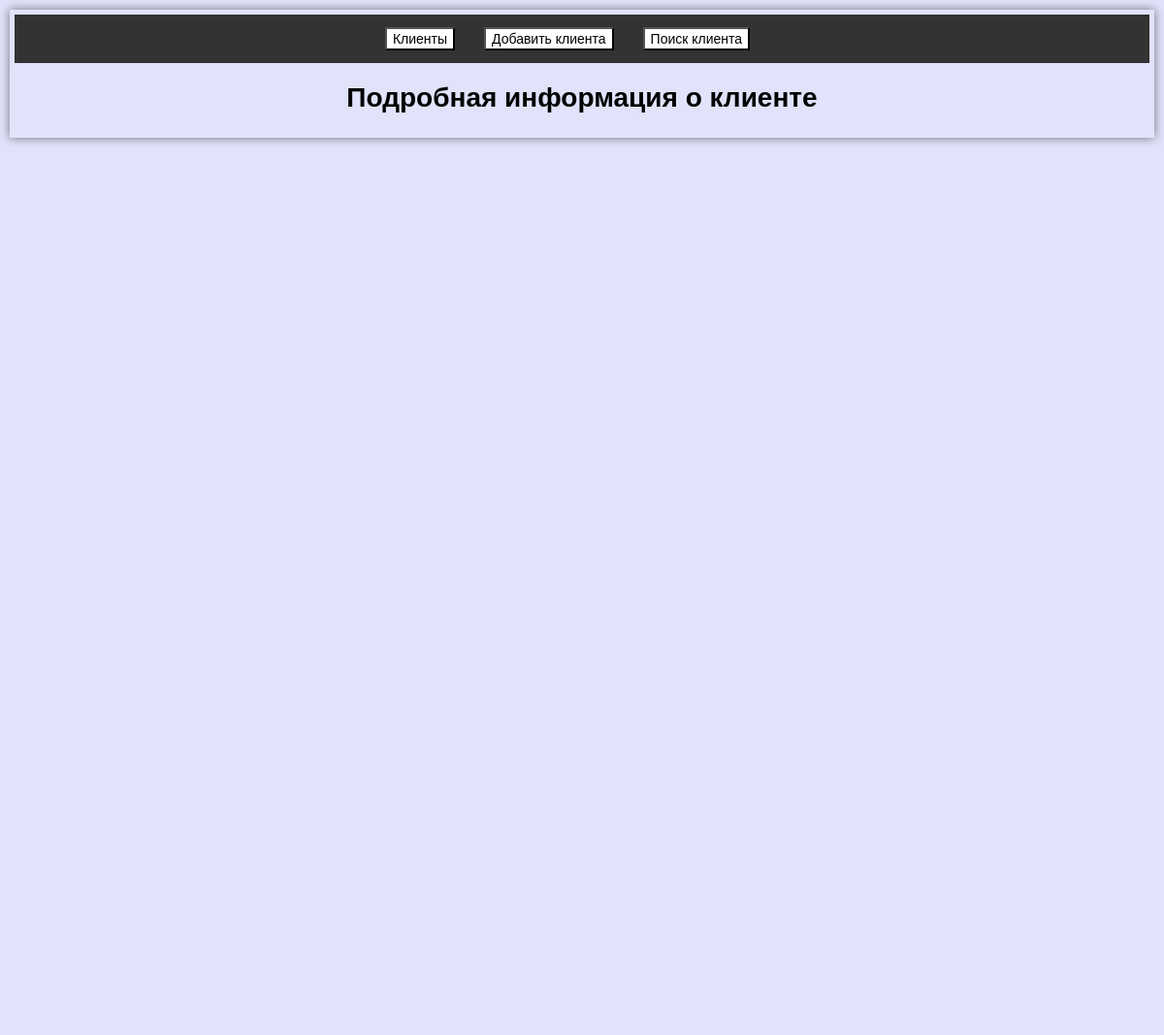
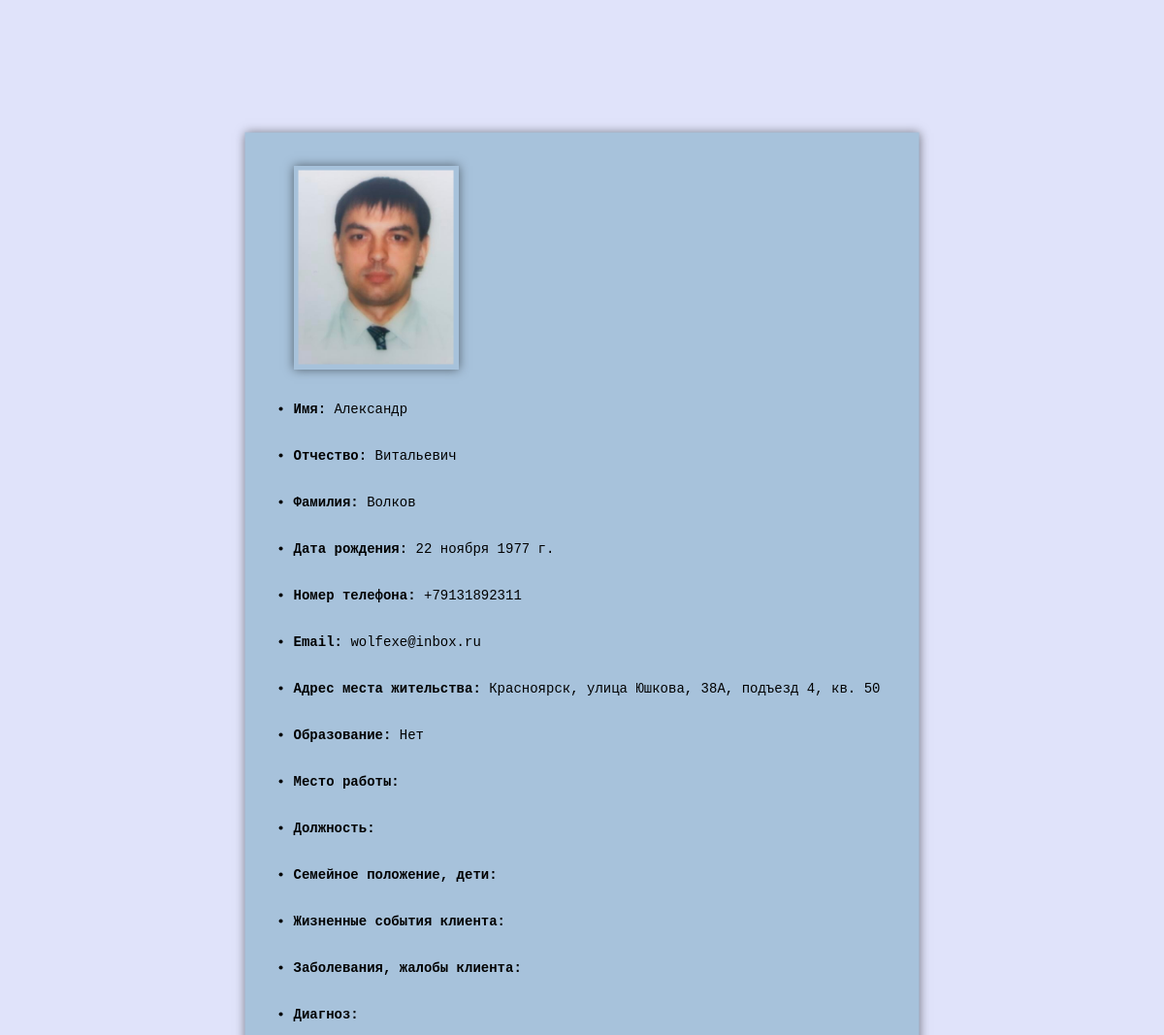
The app's page /5/ with its own data (2 pictures, top to bottom).
### clients/models.py (models this page shows, shortened)
class Client(models.Model):
    first_name = models.CharField(max_length=20, verbose_name='Имя')
    last_name = models.CharField(max_length=20, verbose_name='Фамилия')
    middle_name = models.CharField(max_length=20, verbose_name='Отчество')
    date_of_birth = models.DateField(verbose_name='Дата рождения')
    phone_number = models.CharField(max_length=20, verbose_name='Номер телефона')
    email = models.EmailField()
    address = models.TextField(max_length=100, verbose_name='Адрес места жительства')
    education = models.TextField(max_length=100, verbose_name='Образование',blank=True, null=True)
    workplace = models.TextField(blank=True, null=True, max_length=100, verbose_name='Место работы')
    position = models.TextField(blank=True, null=True, max_length=100, verbose_name='Должность')
    children = models.TextField(blank=True, null=True, max_length=100, verbose_name='Семейное положение, дети')
    life_events = models.TextField(blank=True, null=True,max_length=100, verbose_name='Жизненные события клиента')
    illnesses = models.TextField(blank=True, null=True, verbose_name='Заболевания, жалобы клиента')
    diagnosis = models.TextField(blank=True, null=True, max_length=100, verbose_name='Диагноз')
    last_consultation_date = models.DateField(blank=True, null=True, verbose_name='Дата последней консультации')
    photo = models.ImageField(upload_to='clients/photos', blank=True, null=True)

### clients/views.py (the view)
# urls.py: path('<int:pk>/', views.client_detail, name='client_detail'),
def client_detail(request, pk):
    client = get_object_or_404(Client, pk=pk)
    return render(request, 'clients/client_detail.html', {'client': client})

### clients/templates/clients/client_detail.html (shortened to what this page needs)
{% extends 'clients/base.html' %}
{% block content %}
{% load static %}
  <h1 style="text-align:center">Подробная информация о клиенте</h1>
<div id="client-detail-container">
  <ul>
    {% if client.photo %}
    <img class="client-photo" src="{{ client.photo.url }}" alt="Photo">
    {% else %}
    <img class="client-photo" src="{% static 'clients/css/no-photo.jpg' %}" alt="Фото заглушка">
    {% endif %}
    <br>
    <pre>
    <li><strong>Имя:</strong> {{ client.first_name }}</li>
    <li><strong>Отчество:</strong> {{ client.middle_name }}</li>
    <li><strong>Фамилия:</strong> {{ client.last_name }}</li>
    <li><strong>Дата рождения:</strong> {{ client.date_of_birth }}</li>
    <li><strong>Номер телефона:</strong> {{ client.phone_number }}</li>
    <li><strong>Email:</strong> {{ client.email }}</li>
    <li><strong>Адрес места жительства:</strong> {{ client.address }}</li>
    <li><strong>Образование:</strong> {{ client.education }}</li>
    <li><strong>Место работы:</strong> {{ client.workplace }}</li>
    <li><strong>Должность:</strong> {{ client.position }}</li>
    <li><strong>Семейное положение, дети:</strong> {{ client.children }}</li>
    <li><strong>Жизненные события клиента:</strong> {{ client.life_events }}</li>
    <li><strong>Заболевания, жалобы клиента:</strong> {{ client.illnesses }}</li>
    <li><strong>Диагноз:</strong> {{ client.diagnosis }}</li>
    </pre>
  </ul>
  <br>
  <br>
</div>
{% endblock %}

### clients/static/clients/css/style.css (style rules this page uses)
#client-detail-container { box-shadow: 0 0 10px rgba(0, 0, 0, 0.5); padding: 20px 40px 40px 10px; position: absolute; top: 83%; left: 50%; transform: translate(-50%, -50%); background-color: #a7c2db; }
body { font-family: sans-serif; background-color: #e0e3fa; font-size: 14px; margin: 10px 10px 10px 10px; padding: 5px 5px 5px 5px; box-shadow: 0 0 10px rgba(0, 0, 0, 0.5); }
img.client-photo { width: 160px; height: 200px; padding: 5px 5px 5px 5px; box-shadow: 0 0 10px rgba(0, 0, 0, 0.5); }

### records on screen
Client: photo (picture), first_name "Александр", middle_name "Витальевич", last_name "Волков", date_of_birth "22 ноября 1977 г.", phone_number "+79131892311", email "wolfexe@inbox.ru", address "Красноярск, улица Юшкова, 38А, подъезд 4, кв. 50", education "Нет"
